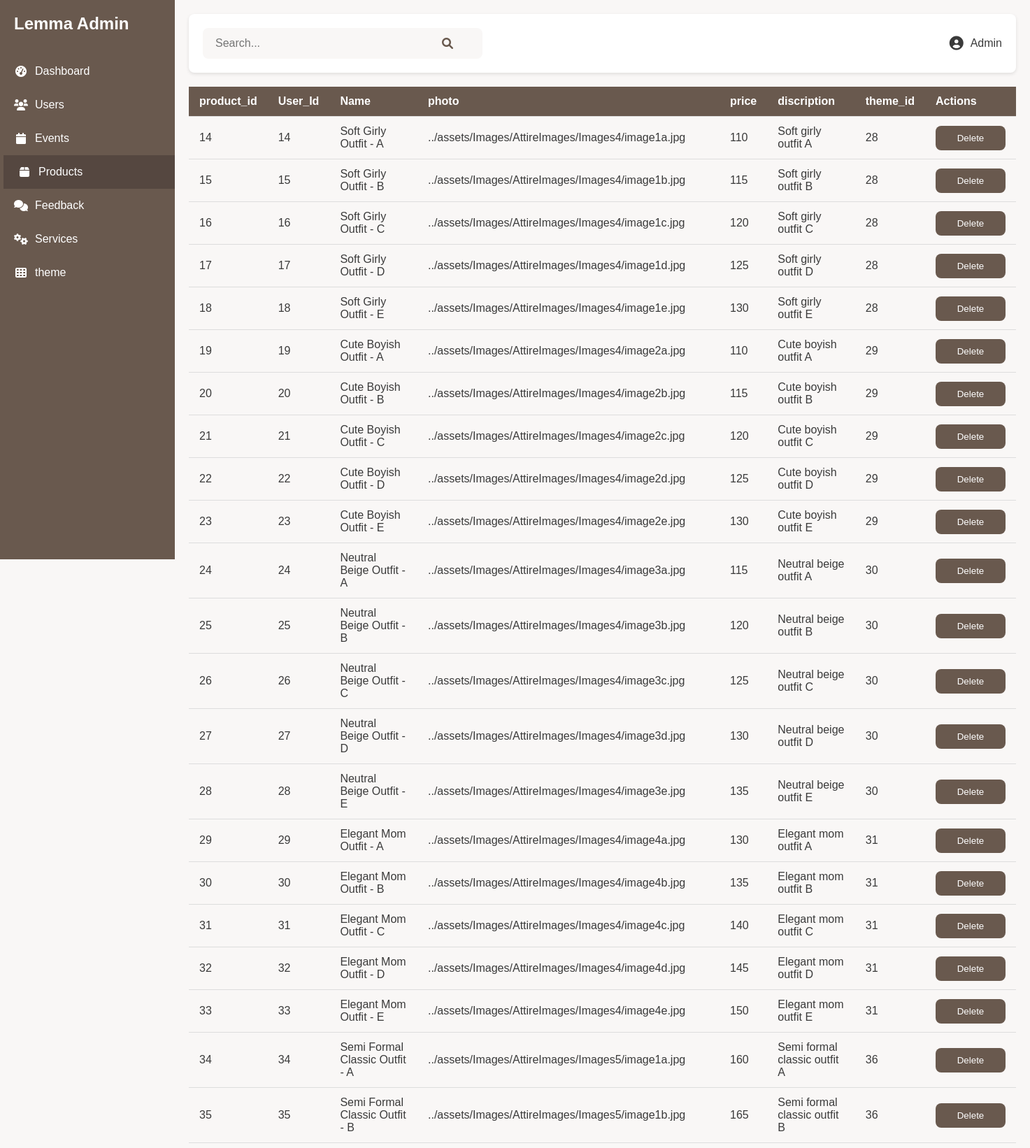
/Admin/index3.php?section=product (upper part), run on the app's committed database.
### tables this page shows
CREATE TABLE `product` (
  `product_id` int(11) NOT NULL,
  `User_Id` int(11) NOT NULL,
  `Name` varchar(50) NOT NULL,
  `photo` varchar(255) NOT NULL,
  `price` float NOT NULL,
  `discription` varchar(255) NOT NULL,
  `theme_id` int(11) NOT NULL
);

### Admin/index3.php (the view, shortened to what this page needs)
<?php
include '../db1.php';
$currentSection = isset($_GET['section']) ? $_GET['section'] : 'dashboard';
$search = isset($_GET['search']) ? $_GET['search'] : '';
?>
<!DOCTYPE html>
<html lang="en">
<head>
    <link rel="stylesheet" href="https://cdnjs.cloudflare.com/ajax/libs/font-awesome/6.0.0/css/all.min.css">
    <link rel="stylesheet" href="styles.css">
</head>
<body>
    <div class="admin-container">
        <aside class="sidebar">
            <div class="logo">
                <h2>Lemma Admin</h2>
            </div>
            <nav>
                <a href="?section=dashboard" class="<?php echo $currentSection === 'dashboard' ? 'active' : ''; ?>"><i class="fas fa-tachometer-alt"></i> Dashboard</a>
                <a href="?section=users" class="<?php echo $currentSection === 'users' ? 'active' : ''; ?>"><i class="fas fa-users"></i> Users</a>
                <a href="?section=event" class="<?php echo $currentSection === 'event' ? 'active' : ''; ?>"><i class="fas fa-calendar"></i> Events</a>
                <a href="?section=product" class="<?php echo $currentSection === 'product' ? 'active' : ''; ?>"><i class="fas fa-box"></i> Products</a>
                <a href="?section=feedback" class="<?php echo $currentSection === 'feedback' ? 'active' : ''; ?>"><i class="fas fa-comments"></i> Feedback</a>
                <a href="?section=services" class="<?php echo $currentSection === 'services' ? 'active' : ''; ?>"><i class="fas fa-cogs"></i> Services</a>
                <a href="?section=theme" class="<?php echo $currentSection === 'theme' ? 'active' : ''; ?>"><i class="fas fa-th"></i> theme</a>
            </nav>
        </aside>
        <main class="main-content">
            <header>
                <div class="search-bar">
                    <form method="GET">
                        <input type="text" name="search" placeholder="Search..." value="<?php echo htmlspecialchars($search); ?>">
                        <button type="submit"><i class="fas fa-search"></i></button>
                    </form>
                </div>
                <div class="admin-profile">
                    <i class="fas fa-user-circle"></i>
                    <span>Admin</span>
                </div>
            </header>
            <div class="content-section">
                <?php
                switch ($currentSection) {
                    case 'product':
                        $query = "SELECT * FROM product WHERE name LIKE ?";
                        $idColumn = 'Product_ID';
                        break;
                }
                $stmt = $conn->prepare($query);
                $searchParam = "%" . $search . "%";
                $stmt->bind_param("s", $searchParam);
                $stmt->execute();
                $result = $stmt->get_result();
                echo "<table>";
                echo "<thead><tr>";
                while ($field = $result->fetch_field()) {
                    echo "<th>" . htmlspecialchars($field->name) . "</th>";
                }
                echo "<th>Actions</th>";
                echo "</tr></thead><tbody>";
                while ($row = $result->fetch_assoc()) {
                    echo "<tr>";
                    foreach ($row as $key => $value) {
                        echo "<td>" . htmlspecialchars($value ?? '', ENT_QUOTES, 'UTF-8') . "</td>";
                    }
                    if ($currentSection === 'services' || $currentSection === 'theme' || $currentSection === 'event') {
                        echo "<td>
                       <div class=\"container\">
                            <button onclick=\"editItem('{$currentSection}', {$row[$idColumn]})\">Edit</button>
                            <button onclick=\"deleteItem('{$currentSection}', {$row[$idColumn]})\">Delete</button>
                            </div>
                        </td>";
                    } else {
                        echo "<td>
                            <button onclick=\"deleteItem('{$currentSection}', {$row[$idColumn]})\">Delete</button>
                        </td>";
                    }
                    echo "</tr>";
                }
                echo "</tbody></table>";
                ?>
            </div>
        </main>
    </div>
</body>
</html>

### Admin/styles.css (style rules this page uses)
:root { --primary-color: #69594e; --secondary-color: #f9f7f6; --hover-color: #554740; --text-color: #3a3a3a; --sidebar-width: 250px; --header-height: 60px; --border-radius: 8px; }
* { margin: 0; padding: 0; box-sizing: border-box; }
body { font-family: "Arial", sans-serif; background-color: var(--secondary-color); color: var(--text-color); }
.admin-container { display: flex; min-height: 100vh; }
.sidebar { width: var(--sidebar-width); background-color: var(--primary-color); color: white; padding: 20px 0; position: fixed; height: 100vh; overflow-y: auto; transition: transform 0.3s ease; z-index: 1000; }
.logo { padding: 0 20px; margin-bottom: 30px; }
.logo h2 { font-size: 24px; font-weight: bold; }
.sidebar nav { display: flex; flex-direction: column; }
.sidebar nav a { padding: 15px 20px; color: white; text-decoration: none; display: flex; align-items: center; transition: background-color 0.3s ease, transform 0.2s ease; font-size: 16px; }
.sidebar nav a i { margin-right: 10px; width: 20px; text-align: center; }
.sidebar nav a:hover, .sidebar nav a.active { background-color: var(--hover-color); transform: translateX(5px); }
.main-content { flex: 1; margin-left: var(--sidebar-width); padding: 20px; transition: margin-left 0.3s ease; }
header { display: flex; justify-content: space-between; align-items: center; padding: 20px; background-color: white; border-radius: var(--border-radius); margin-bottom: 20px; box-shadow: 0 2px 5px rgba(0, 0, 0, 0.1); }
.search-bar { display: flex; align-items: center; background-color: var(--secondary-color); border-radius: var(--border-radius); padding: 5px 10px; flex: 0 1 400px; }
.search-bar form { display: flex; align-items: center; width: 100%; }
.search-bar input { border: none; background: none; padding: 8px; width: 100%; outline: none; font-size: 16px; color: var(--text-color); }
.search-bar button { display: flex; align-items: center; justify-content: center; background: none; border: none; color: var(--primary-color); cursor: pointer; font-size: 18px; padding: 5px; }
.search-bar button i { font-size: 16px; }
.admin-profile { display: flex; align-items: center; gap: 10px; font-size: 16px; color: var(--text-color); }
.admin-profile i { font-size: 20px; }
table { width: 100%; border-collapse: collapse; margin-top: 20px; min-width: 600px; }
th, td { padding: 12px 15px; text-align: left; border-bottom: 1px solid #ddd; }
th { background-color: var(--primary-color); color: white; }
button { padding: 10px; width: 100px; background-color: var(--primary-color); color: white; border: none; border-radius: var(--border-radius); cursor: pointer; transition: background-color 0.3s ease, transform 0.2s ease; }

### data on the page
product: product_id "14", User_Id "14", Name "Soft Girly Outfit - A", photo "../assets/Images/AttireImages/Images4/image1a.jpg", price "110", discription "Soft girly outfit A", theme "28"
product: product_id "15", User_Id "15", Name "Soft Girly Outfit - B", photo "../assets/Images/AttireImages/Images4/image1b.jpg", price "115", discription "Soft girly outfit B", theme "28"
product: product_id "16", User_Id "16", Name "Soft Girly Outfit - C", photo "../assets/Images/AttireImages/Images4/image1c.jpg", price "120", discription "Soft girly outfit C", theme "28"
product: product_id "17", User_Id "17", Name "Soft Girly Outfit - D", photo "../assets/Images/AttireImages/Images4/image1d.jpg", price "125", discription "Soft girly outfit D", theme "28"
product: product_id "18", User_Id "18", Name "Soft Girly Outfit - E", photo "../assets/Images/AttireImages/Images4/image1e.jpg", price "130", discription "Soft girly outfit E", theme "28"
product: product_id "19", User_Id "19", Name "Cute Boyish Outfit - A", photo "../assets/Images/AttireImages/Images4/image2a.jpg", price "110", discription "Cute boyish outfit A", theme "29"
product: product_id "20", User_Id "20", Name "Cute Boyish Outfit - B", photo "../assets/Images/AttireImages/Images4/image2b.jpg", price "115", discription "Cute boyish outfit B", theme "29"
product: product_id "21", User_Id "21", Name "Cute Boyish Outfit - C", photo "../assets/Images/AttireImages/Images4/image2c.jpg", price "120", discription "Cute boyish outfit C", theme "29"
product: product_id "22", User_Id "22", Name "Cute Boyish Outfit - D", photo "../assets/Images/AttireImages/Images4/image2d.jpg", price "125", discription "Cute boyish outfit D", theme "29"
product: product_id "23", User_Id "23", Name "Cute Boyish Outfit - E", photo "../assets/Images/AttireImages/Images4/image2e.jpg", price "130", discription "Cute boyish outfit E", theme "29"
product: product_id "24", User_Id "24", Name "Neutral Beige Outfit - A", photo "../assets/Images/AttireImages/Images4/image3a.jpg", price "115", discription "Neutral beige outfit A", theme "30"
product: product_id "25", User_Id "25", Name "Neutral Beige Outfit - B", photo "../assets/Images/AttireImages/Images4/image3b.jpg", price "120", discription "Neutral beige outfit B", theme "30"
product: product_id "26", User_Id "26", Name "Neutral Beige Outfit - C", photo "../assets/Images/AttireImages/Images4/image3c.jpg", price "125", discription "Neutral beige outfit C", theme "30"
product: product_id "27", User_Id "27", Name "Neutral Beige Outfit - D", photo "../assets/Images/AttireImages/Images4/image3d.jpg", price "130", discription "Neutral beige outfit D", theme "30"
product: product_id "28", User_Id "28", Name "Neutral Beige Outfit - E", photo "../assets/Images/AttireImages/Images4/image3e.jpg", price "135", discription "Neutral beige outfit E", theme "30"
product: product_id "29", User_Id "29", Name "Elegant Mom Outfit - A", photo "../assets/Images/AttireImages/Images4/image4a.jpg", price "130", discription "Elegant mom outfit A", theme "31"
product: product_id "30", User_Id "30", Name "Elegant Mom Outfit - B", photo "../assets/Images/AttireImages/Images4/image4b.jpg", price "135", discription "Elegant mom outfit B", theme "31"
product: product_id "31", User_Id "31", Name "Elegant Mom Outfit - C", photo "../assets/Images/AttireImages/Images4/image4c.jpg", price "140", discription "Elegant mom outfit C", theme "31"
product: product_id "32", User_Id "32", Name "Elegant Mom Outfit - D", photo "../assets/Images/AttireImages/Images4/image4d.jpg", price "145", discription "Elegant mom outfit D", theme "31"
product: product_id "33", User_Id "33", Name "Elegant Mom Outfit - E", photo "../assets/Images/AttireImages/Images4/image4e.jpg", price "150", discription "Elegant mom outfit E", theme "31"
product: product_id "34", User_Id "34", Name "Semi Formal Classic Outfit - A", photo "../assets/Images/AttireImages/Images5/image1a.jpg", price "160", discription "Semi formal classic outfit A", theme "36"
product: product_id "35", User_Id "35", Name "Semi Formal Classic Outfit - B", photo "../assets/Images/AttireImages/Images5/image1b.jpg", price "165", discription "Semi formal classic outfit B", theme "36"

### other printed values
$field->name "product_id"
$field->name "User_Id"
$field->name "Name"
$field->name "photo"
$field->name "price"
$field->name "discription"
$field->name "theme_id"
